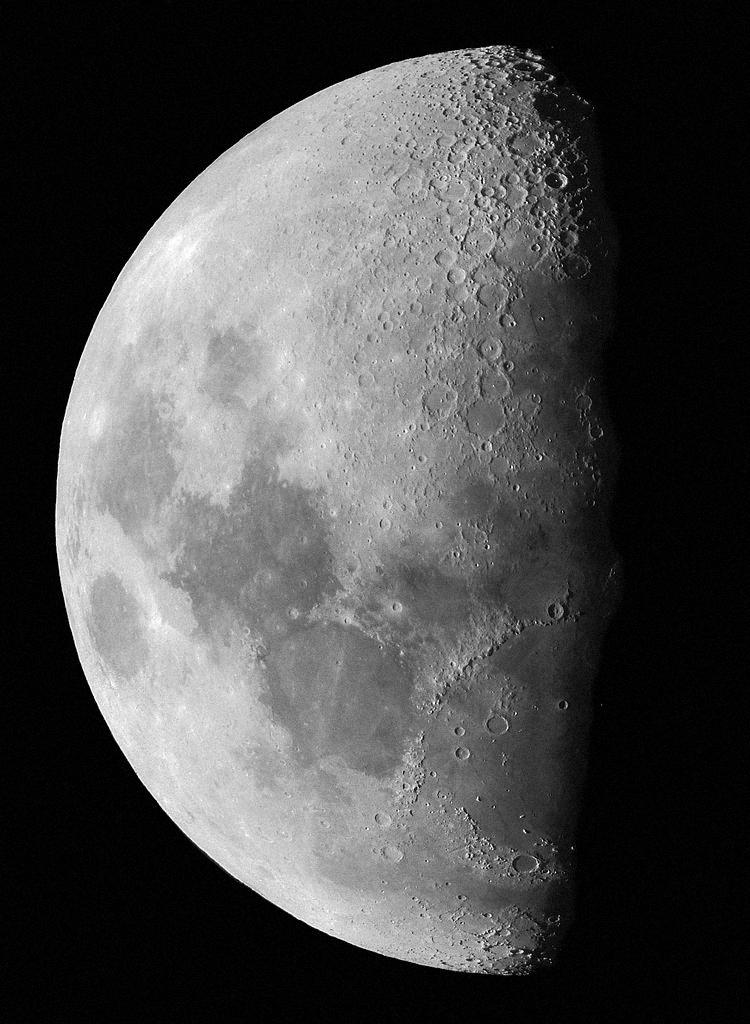
#> input picture au/au2/moon.jpg, 750 x 1024 px
$ python a1.py
#> lines starting #> are read from the running program, lines starting #| are printed output that depends on the picture
import cv2
import numpy as np
from matplotlib import pyplot as plt

img = cv2.imread("moon.jpg",0)
#> img is the input picture: shape (1024, 750); min 0, max 255, mean 75.4

eqImg = cv2.equalizeHist(img)
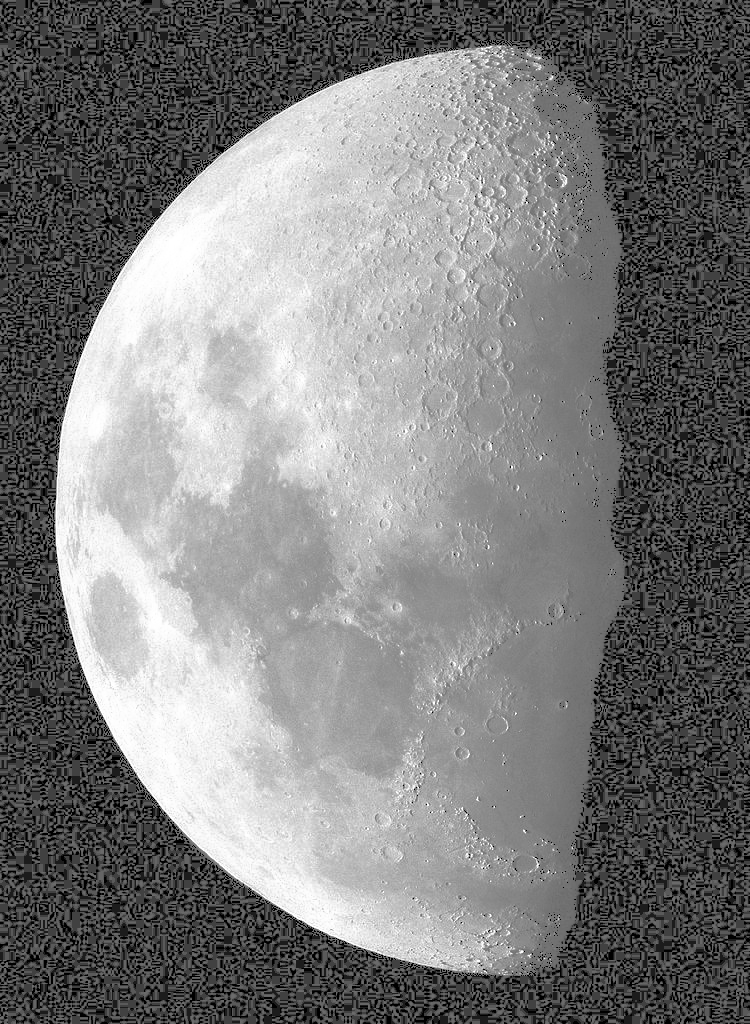
#> eqImg: shape (1024, 750); min 0, max 255, mean 124.7

clahe = cv2.createCLAHE(clipLimit=2.0,tileGridSize=(8,8))
claheImg1 = clahe.apply(img)
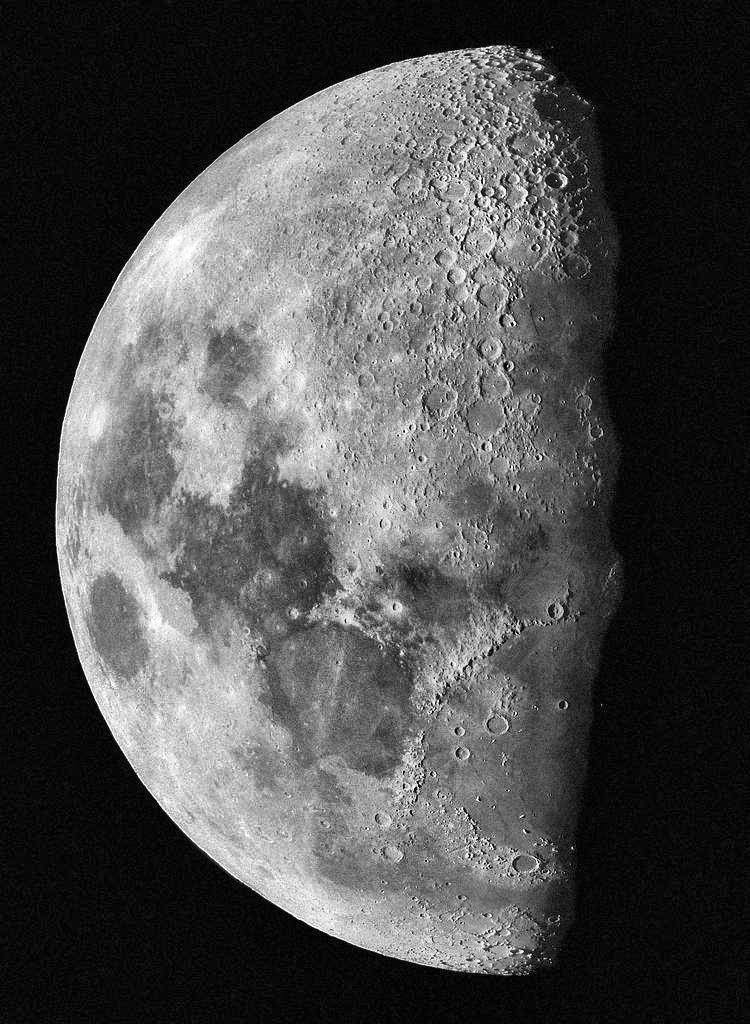
#> claheImg1: shape (1024, 750); min 0, max 255, mean 76.8

clahe = cv2.createCLAHE(clipLimit=2.0,tileGridSize=(16,16))
claheImg2 = clahe.apply(img)

plt.figure(1)

plt.subplot(221)
plt.imshow(img,cmap="gray")
plt.title("Original iamge")

plt.subplot(222)
plt.imshow(eqImg,cmap="gray")
plt.title("Global histogram")

plt.subplot(223)
plt.imshow(claheImg1,cmap="gray")
plt.title("Tiling 8*8 histograms")

plt.subplot(224)
plt.imshow(claheImg2,cmap="gray")
plt.title("Tiling 16*16 histograms")

plt.show()
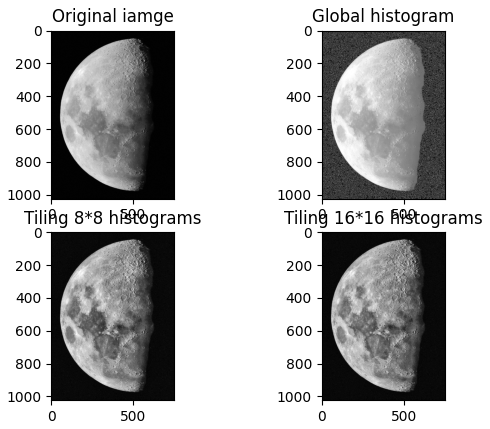
#> figure drawn by matplotlib, 4 panels

cv2.imwrite('CLAHE_global.png',eqImg)
cv2.imwrite('CLAHE_8by8.png', claheImg1)
cv2.imwrite('CLAHE_16by16.png', claheImg2)

$ run again, with au/au2/test2.jpg copied over au/au2/moon.jpg
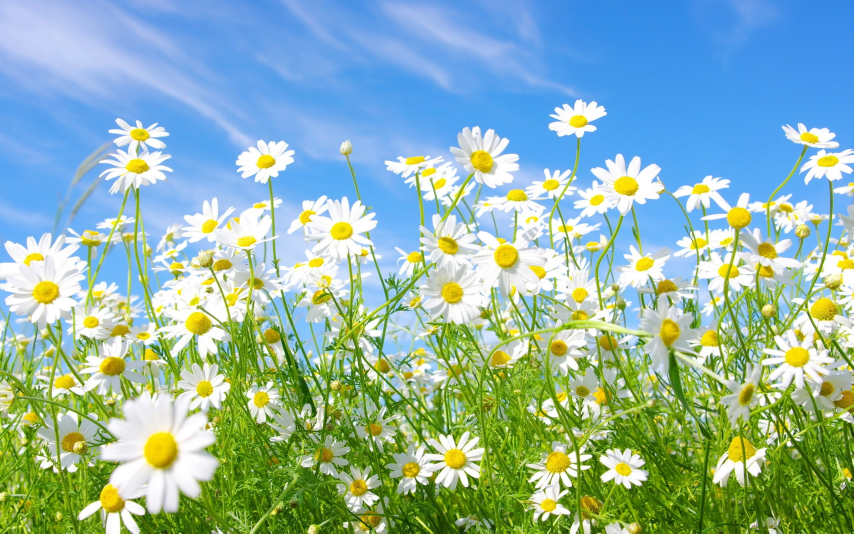
#> input picture au/au2/test2.jpg, 2560 x 1600 px (shown at 1/3 size)
#> `eqImg = cv2.equalizeHist(img)`:
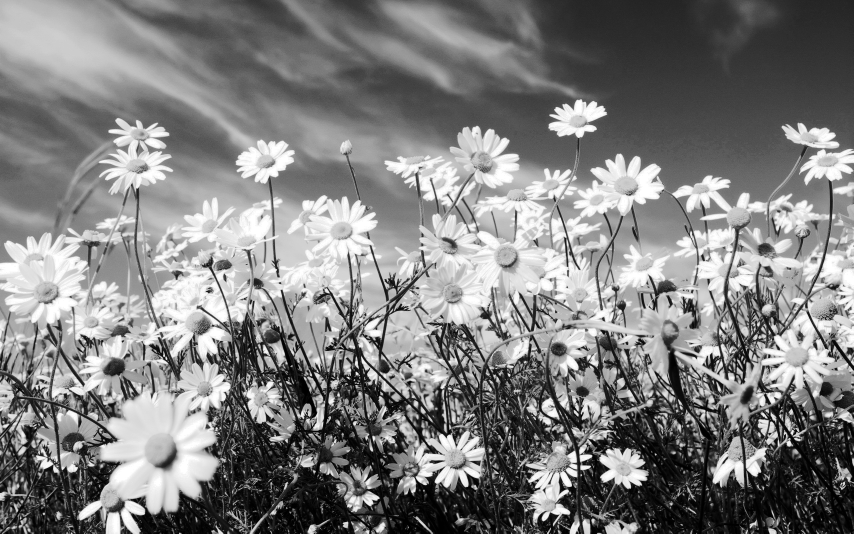
#> eqImg: shape (1600, 2560) (shown at 1/3 size); min 0, max 255, mean 128.4
#> `claheImg2 = clahe.apply(img)`:
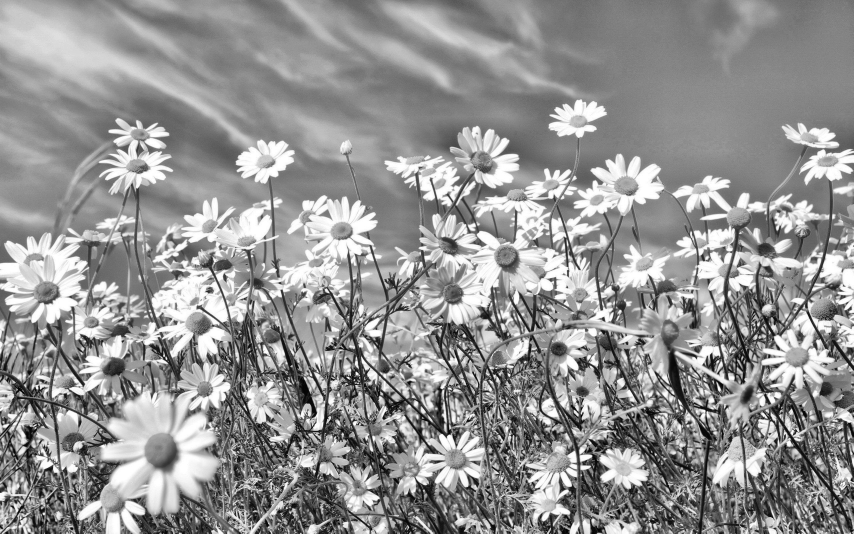
#> claheImg2: shape (1600, 2560) (shown at 1/3 size); min 1, max 255, mean 148
